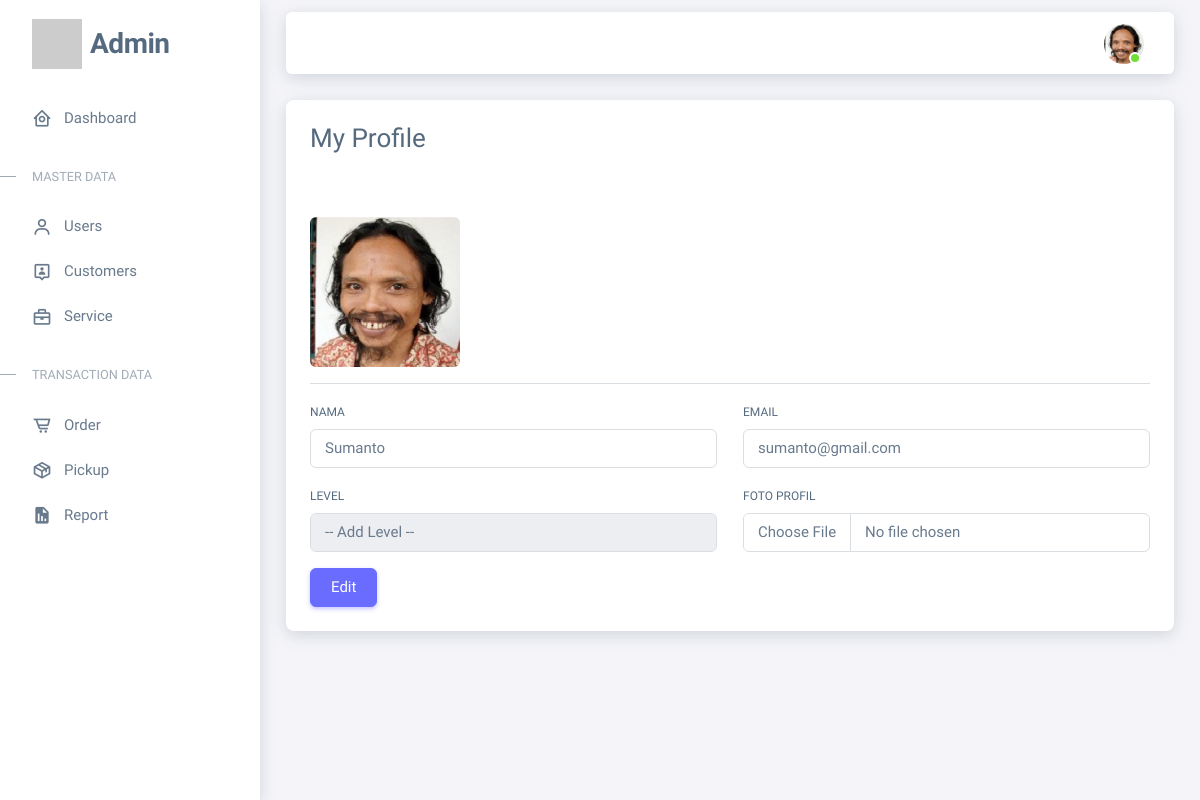
Page /admin/index.php?page=my-profile (signed in) on the committed database.
### tables this page shows
CREATE TABLE `user` (
  `id` int(11) NOT NULL,
  `id_level` int(11) NOT NULL,
  `username` varchar(50) NOT NULL,
  `email` varchar(50) NOT NULL,
  `password` varchar(50) NOT NULL,
  `profile_picture` varchar(50) NOT NULL,
  `created_at` timestamp NOT NULL DEFAULT current_timestamp(),
  `updated_at` timestamp NOT NULL DEFAULT current_timestamp() ON UPDATE current_timestamp(),
  `deleted_at` tinyint(1) NOT NULL DEFAULT 0
);

### admin/content/my-profile.php (the view, shortened to what this page needs)
<?php
require_once 'controller/connection.php';
$idEdit = $_SESSION['id'];
$queryEdit = mysqli_query($connection, "SELECT * FROM user WHERE id='$idEdit'");
$rowEdit = mysqli_fetch_assoc($queryEdit);
?>
<div class="card shadow">
    <div class="card-header">
        <h3>My Profile</h3>
    </div>
    <div class="card-body">
        <img width="150px"
            src="<?= !empty($rowEdit['profile_picture']) && file_exists('img/profile_picture/' . $rowEdit['profile_picture']) ? 'img/profile_picture/' . $rowEdit['profile_picture'] : 'https://placehold.co/100' ?>"
            alt="" class="mt-4 rounded">
        <hr>
        <form action="" method="post" enctype="multipart/form-data">
            <div class="row">
                <div class="col-sm-6 mb-3">
                    <label for="name" class="form-label">Nama</label>
                    <input type="text" class="form-control" id="name" name="username" placeholder="Masukkan nama"
                        value="<?= isset($rowEdit['username']) ? $rowEdit['username'] : '' ?>" required>
                </div>
                <div class="col-sm-6 mb-3">
                    <label for="email" class="form-label">Email</label>
                    <input type="email" class="form-control" id="email" name="email" placeholder="Masukkan email"
                        value="<?= isset($rowEdit['email']) ? $rowEdit['email'] : '' ?>" required>
                </div>
                <div class="col-sm-6 mb-3">
                    <label for="level" class="form-label">Level</label>
                    <select class="form-control" name="id_level" id="" disabled="true">
                        <option value=""> -- Add Level -- </option>
                    </select>
                </div>
                <div class="col-sm-6 mb-3">
                    <label for="photoProfile" class="form-label">Foto Profil</label>
                    <input type="file" class="form-control" id="profile_picture" name="photo">
                </div>
            </div>
            <div class="">
                <button type="submit" class="btn btn-primary" name="edit">
                    Edit
                </button>
            </div>
        </form>
    </div>
</div>

### admin/inc/nav.php (shortened to what this page needs)
<?php
$idNav = $_SESSION['id'];
$queryNav = mysqli_query($connection, "SELECT user.*, level.level_name FROM user LEFT JOIN level ON user.id_level = level.id WHERE user.id = '$idNav'");
$rowNav  = mysqli_fetch_array($queryNav);
?>
<nav class="layout-navbar container-xxl navbar navbar-expand-xl navbar-detached align-items-center bg-navbar-theme shadow"
    id="layout-navbar">
    <div class="navbar-nav-right d-flex align-items-center" id="navbar-collapse">
        <ul class="navbar-nav flex-row align-items-center ms-auto">
            <li class="nav-item navbar-dropdown dropdown-user dropdown">
                <a class="nav-link dropdown-toggle hide-arrow" href="javascript:void(0);" data-bs-toggle="dropdown">
                    <div class="avatar avatar-online">
                        <img src="<?= !empty($rowNav['profile_picture']) && file_exists('img/profile_picture/' . $rowNav['profile_picture']) ? 'img/profile_picture/' . $rowNav['profile_picture'] : 'https://placehold.co/100' ?>"
                            alt class="w-px-40 h-auto rounded-circle" />
                    </div>
                </a>
            </li>
        </ul>
    </div>
</nav>

### rows in the picture
user: profile_picture (picture), username "Sumanto", email "sumanto@gmail.com"
